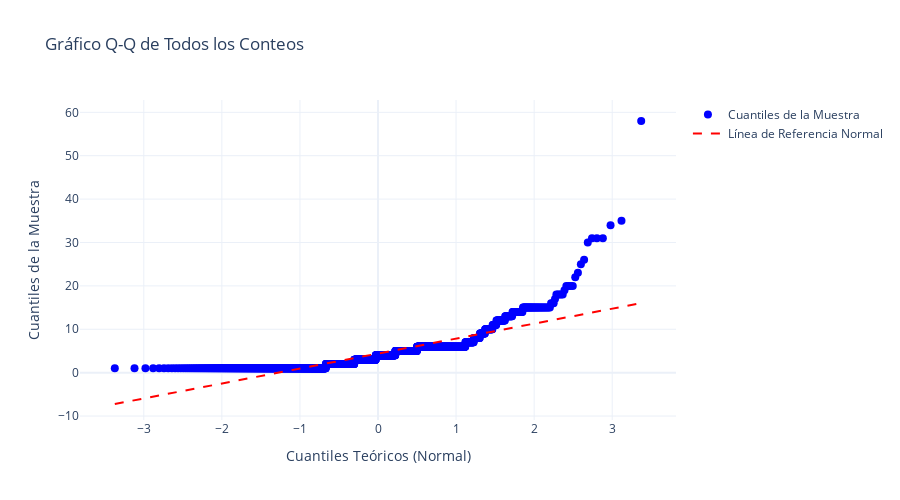

Notebook source saved alongside this figure:
### Markdown cell above
### Q-Q Plot

### Code cell
#Seleccionamos los datos que voy a usar
data_to_plot_all = censo['count_aves']

# Generar los datos para el Q-Q plot
qq_data = stats.probplot(data_to_plot_all, dist="norm")
x_qq = qq_data[0][0] # Cuantiles teóricos
y_qq = qq_data[0][1] # Cuantiles de la muestra
slope = qq_data[1][0] # Pendiente de la línea de referencia
intercept = qq_data[1][1] # Intercepto de la línea de referencia

# Crear el gráfico Q-Q
fig_qq_all = go.Figure()

# Añadir los puntos de los datos
fig_qq_all.add_trace(go.Scatter(
    x=x_qq,
    y=y_qq,
    mode='markers',
    name='Cuantiles de la Muestra',
    marker=dict(color='blue', size=8)
))

# Añadir la línea de referencia normal 
fig_qq_all.add_trace(go.Scatter(
    x=x_qq,
    y=slope * x_qq + intercept, # Línea de referencia
    mode='lines',
    name='Línea de Referencia Normal',
    line=dict(color='red', dash='dash')
))

fig_qq_all.update_layout(
    title='Gráfico Q-Q de Todos los Conteos',
    xaxis_title='Cuantiles Teóricos (Normal)',
    yaxis_title='Cuantiles de la Muestra',
    template='plotly_white',
    showlegend=True,
     width=900,  
    height=500 
)
fig_qq_all.show()

### Figure 1 — Plotly figure (JSON) as saved in the notebook; plotly's stock layout.template omitted (floating-point values rounded to 4 significant figures; data arrays with more than 128 entries replaced by an {"elided": "..."} marker saying what was removed)
{"data": [{"marker": {"color": "blue", "size": 8}, "mode": "markers", "name": "Cuantiles de la Muestra", "type": "scatter", "x": {"elided": "1855 float values"}, "y": {"elided": "1855 int values"}}, {"line": {"color": "red", "dash": "dash"}, "mode": "lines", "name": "Línea de Referencia Normal", "type": "scatter", "x": {"elided": "1855 float values"}, "y": {"elided": "1855 float values"}}], "layout": {"height": 500, "showlegend": true, "title": {"text": "Gráfico Q-Q de Todos los Conteos"}, "width": 900, "xaxis": {"title": {"text": "Cuantiles Teóricos (Normal)"}}, "yaxis": {"title": {"text": "Cuantiles de la Muestra"}}}}
